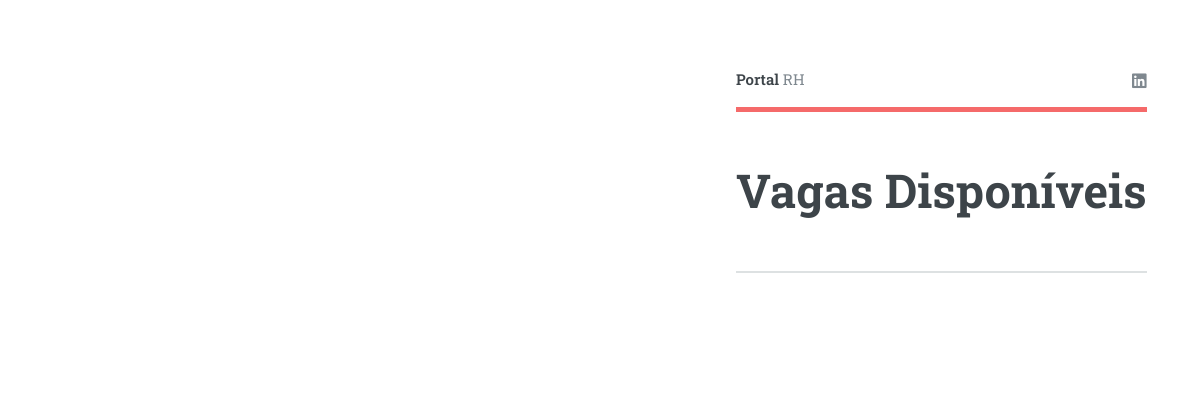
Before: / with the older database file.
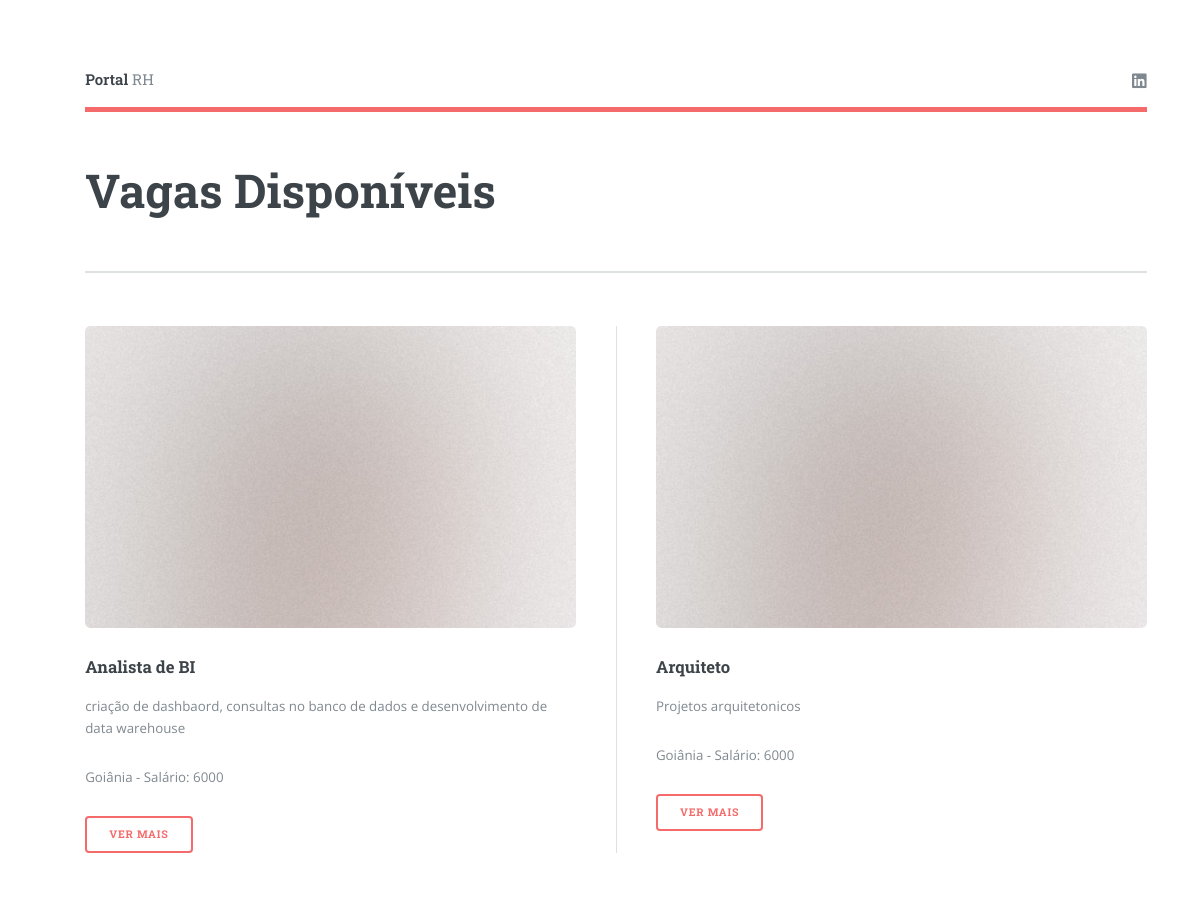
After: the same page with the newer database file.
### website/models.py (models this page shows)
class Position(models.Model):
    title = models.CharField(max_length=250)
    description = models.CharField(max_length=2500)
    location = models.CharField(max_length=60)
    salary = models.IntegerField()
    name_company = models.CharField(max_length=60, null=True)
    email_contact = models.EmailField()

### website/views.py (the view)
# urls.py: path('', home_positions, name='home_positions'),
def home_positions(request):
    list_positions = Position.objects.all()
    data = {
        'list_positions': list_positions
    }
    return render(request, 'index.html', data)

### website/templates/index.html
{% extends 'base.html' %}
{% block content %}
<div id="wrapper">
	<div id="main">
		<div class="inner">
			<header id="header">
				<a href="" class="logo"><strong>Portal</strong> RH</a>
				<ul class="icons">
					<li><a href="#" class="icon brands fa-linkedin"><span class="label">Linkedin</span></a></li>
				</ul>
			</header>
			<section id="banner">
				<div class="content">
					<header>
						<h1>Vagas Disponíveis<br />
					</header>
				</div>
			</section>
			<section>
				<div class="posts">
					{% for position in list_positions %}
					<article>
						<a href="#" class="image"><img src="images/pic01.jpg" alt="" /></a>
						<h3>{{ position.title }}</h3>
						<p>{{ position.description }}</p>
						<p>{{ position.location}} - Salário: {{position.salary}}</p>
						<ul class="actions">
							<li><a href="{% url 'position_detail' position.id %}" class="button">Ver Mais</a></li>
						</ul>
					</article>
					{% endfor %}
				</div>
			</section>
		</div>
	</div>
	{% endblock %}

### website/templates/base.html
{% extends "account/base.html" %}

### website/templates/account/base.html (shortened to what this page needs)
{% load static %}
<!DOCTYPE html>
<html>
<head>
  <link rel="stylesheet" href="{% static 'assets/css/main.css' %}" />
</head>
<body class="is-preload">
  <div id="wrapper">
    <main class="container">
      {% block content %}
      {% endblock %}
    </main>
  </div>
</body>
</html>

Changed rows visible on the page:
added Position: title "Analista de BI", description "criação de dashbaord, consultas no banco de dados e desenvolvimento de data warehouse", location "Goiânia", salary "6000"
added Position: title "Arquiteto", description "Projetos arquitetonicos", location "Goiânia", salary "6000"
